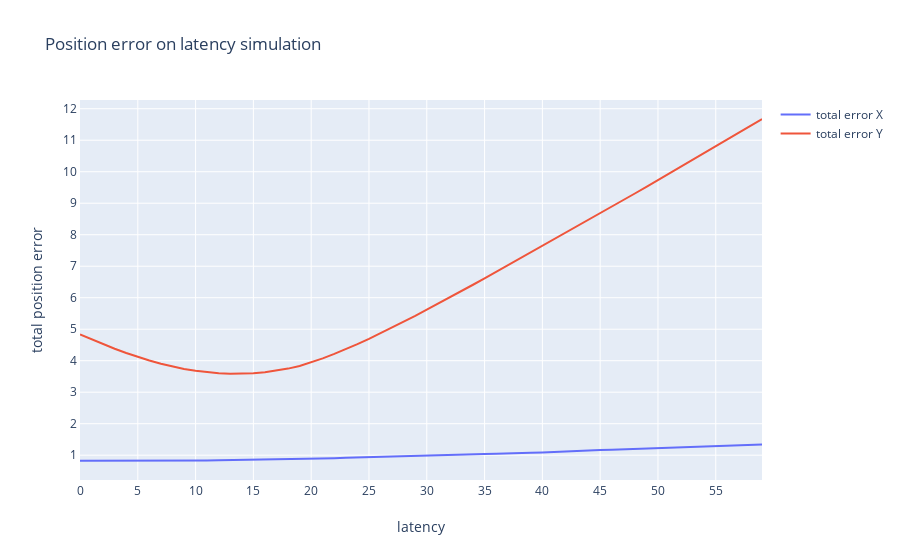
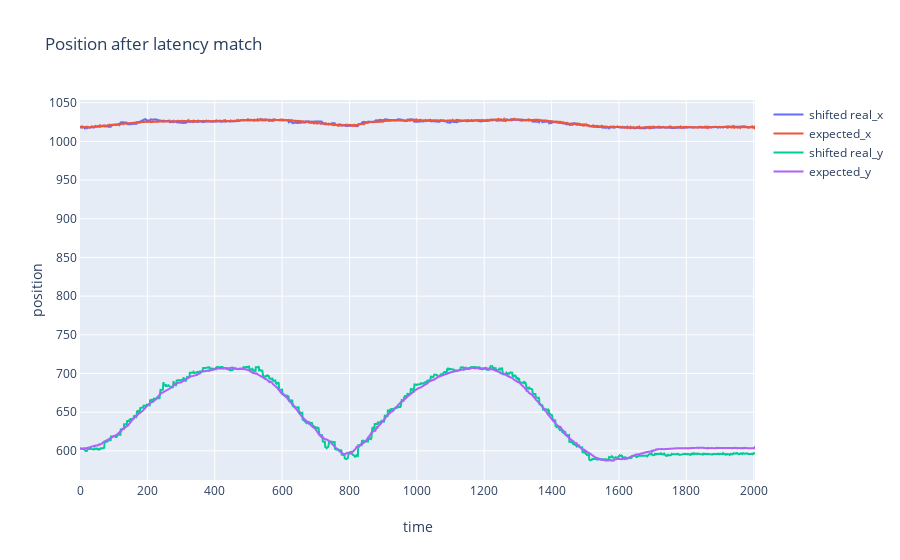
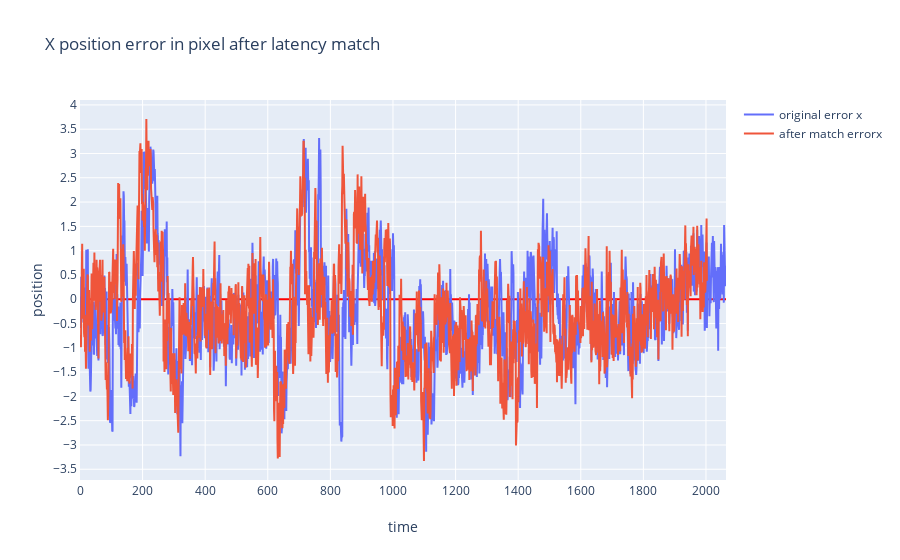
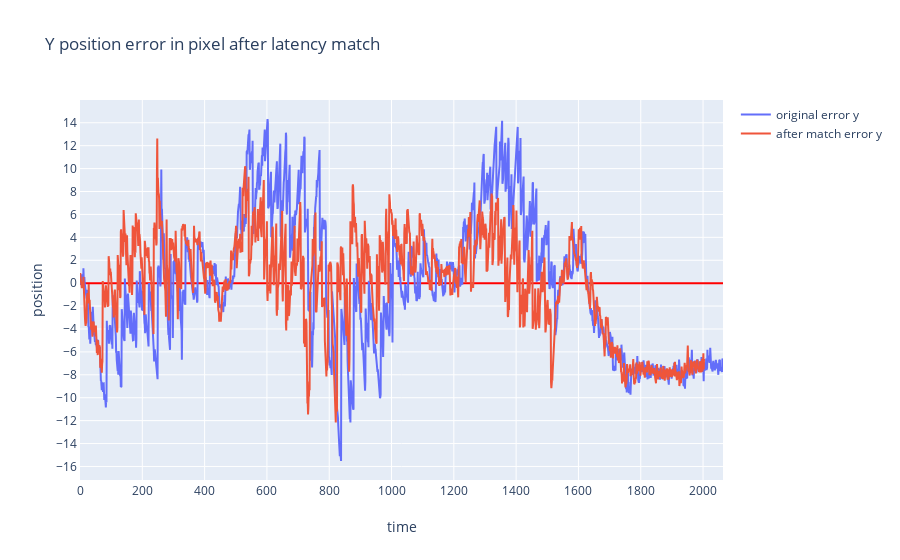

Notebook source saved alongside these figures, in order:
### Code cell
# calculate the latency by shift the element and calculate the var

expected_x = data_log['expected_x']
expected_y = data_log['expected_y']
real_x = data_log['real_x']
real_y = data_log['real_y']

diff_x_sums=[]
diff_y_sums=[]

len_of_list = len(real_x)-max_iteration

expected_x = expected_x[0:len_of_list]
expected_y = expected_y[0:len_of_list]

p=[]
for it in range(max_iteration):
    shifted_realx = real_x.shift(-it)
    shifted_realy = real_y.shift(-it)
    shifted_realx = shifted_realx[0:len_of_list]
    shifted_realy = shifted_realy[0:len_of_list]
    diffx = np.subtract(shifted_realx,expected_x)
    diffy = np.subtract(shifted_realy,expected_y)
    diff_sum_x = np.average( np.abs(diffx))
    diff_sum_y = np.average( np.abs(diffy))
    diff_x_sums.append(diff_sum_x)
    diff_y_sums.append(diff_sum_y)

index = np.arange(0,len(diff_x_sums))
p.append(go.Scatter(
    y = diff_x_sums,
    x = index,
    name = 'total error X'
))
p.append(go.Scatter(
    y = diff_y_sums,
    x = index,
    name = 'total error Y'
))
layout.xaxis['title'] = 'latency'
layout.yaxis['title'] = 'total position error'
layout.title= 'Position error on latency simulation'
fig=go.Figure(
    data=p,
    layout=layout
)
iplot(fig)
io.write_html(fig, file=prefix+filename.replace('.csv','_')+layout.title.text.replace(' ','_')+'.html')

    
    
    
    
# draw the diagramm after best match    
best_match_latency_x = np.argmin(diff_x_sums)
best_match_latency_y = np.argmin(diff_y_sums)
# best_match_latency = min(best_match_latency_x,best_match_latency_y)
range_of_diffx =abs( max(data_log['real_x'])-min(data_log['real_x']))
range_of_diffy =abs( max(data_log['real_y'])-min(data_log['real_y']))
if (range_of_diffx > range_of_diffy) :
    best_match_latency = best_match_latency_x
else:
    best_match_latency = best_match_latency_y
# temp selection for debug    
#best_match_latency = best_match_latency_x


print("best_match_latency_x = %f" %(best_match_latency_x) )
print("best_match_latency_y = %f" %(best_match_latency_y) )
print("chose best match latency = %f" %(best_match_latency) )

shifted_realx = real_x.shift(-best_match_latency)
shifted_realx = shifted_realx[0:len_of_list]

shifted_realy = real_y.shift(-best_match_latency)
shifted_realy = shifted_realy[0:len_of_list]

p=[]
trace=go.Scatter(
        y= shifted_realx,
        x= np.arange(0,len(shifted_realx)),
        name='shifted real_x'
    
    )
p.append(trace)

trace=go.Scatter(
        y= expected_x,
        x= np.arange(0,len(expected_x)),
        name='expected_x'
    )
p.append(trace)

trace=go.Scatter(
        y= shifted_realy,
        x= np.arange(0,len(shifted_realy)),
        name='shifted real_y'
    
    )
p.append(trace)

trace=go.Scatter(
        y= expected_y,
        x= np.arange(0,len(expected_y)),
        name='expected_y'
    )
p.append(trace)

layout.xaxis['title'] = 'time'
layout.yaxis['title'] = 'position'
layout.title= 'Position after latency match'
fig=go.Figure(
    data=p,
    layout=layout
)
iplot(fig)
io.write_html(fig, file=prefix+filename.replace('.csv','_')+layout.title.text.replace(' ','_')+'.html')






# show the visual & real position error  in pixel
data_diff_x_shifted = np.subtract(shifted_realx,expected_x)
data_diff_x = np.subtract(data_log['real_x'],data_log['expected_x'])


p=[]
index = np.arange(0,len(data_diff_x_shifted)-1)
p.append(go.Scatter(
    y= data_diff_x,
    x= np.arange(0,len(data_diff_x)),
    name='original error x'
    
))
p.append(go.Scatter(
    y= data_diff_x_shifted,
    x= np.arange(0,len(data_diff_x_shifted)-1),
    name='after match errorx'
    
))



layout.title= 'X position error in pixel after latency match'
fig=go.Figure(
    data=p,
    layout=layout
)
iplot(fig)
io.write_html(fig, file=prefix+filename.replace('.csv','_')+layout.title.text.replace(' ','_')+'.html')

data_diff_y_shifted = np.subtract(shifted_realy,expected_y)
data_diff_y = np.subtract(data_log['real_y'],data_log['expected_y'])

p=[]
index = np.arange(0,len(data_diff_y_shifted)-1)
p.append(go.Scatter(
    y= data_diff_y,
    x= np.arange(0,len(data_diff_y)),
    name='original error y'
    
))
p.append(go.Scatter(
    y= data_diff_y_shifted,
    x= np.arange(0,len(data_diff_y_shifted)-1),
    name='after match error y'
    
))



layout.title= 'Y position error in pixel after latency match'
fig=go.Figure(
    data=p,
    layout=layout
)
iplot(fig)
io.write_html(fig, file=prefix+filename.replace('.csv','_')+layout.title.text.replace(' ','_')+'.html')

### Figure 1 — Plotly figure (JSON) as saved in the notebook; plotly's stock layout.template omitted (floating-point values rounded to 4 significant figures)
{"data": [{"name": "total error X", "type": "scatter", "x": [0, 1, 2, 3, 4, 5, 6, 7, 8, 9, 10, 11, 12, 13, 14, 15, 16, 17, 18, 19, 20, 21, 22, 23, 24, 25, 26, 27, 28, 29, 30, 31, 32, 33, 34, 35, 36, 37, 38, 39, 40, 41, 42, 43, 44, 45, 46, 47, 48, 49, 50, 51, 52, 53, 54, 55, 56, 57, 58, 59], "y": [0.8212, 0.8208, 0.8174, 0.8164, 0.8157, 0.8203, 0.8216, 0.8244, 0.8281, 0.8291, 0.8342, 0.8345, 0.8433, 0.8479, 0.8512, 0.8581, 0.8691, 0.8734, 0.8718, 0.8793, 0.8844, 0.8983, 0.9059, 0.9172, 0.9257, 0.9382, 0.9436, 0.9495, 0.9644, 0.9747, 0.9838, 0.9936, 1.002, 1.014, 1.025, 1.036, 1.05, 1.053, 1.064, 1.075, 1.087, 1.106, 1.121, 1.135, 1.145, 1.162, 1.176, 1.187, 1.195, 1.21, 1.223, 1.232, 1.248, 1.262, 1.277, 1.284, 1.298, 1.313, 1.323, 1.337]}, {"name": "total error Y", "type": "scatter", "x": [0, 1, 2, 3, 4, 5, 6, 7, 8, 9, 10, 11, 12, 13, 14, 15, 16, 17, 18, 19, 20, 21, 22, 23, 24, 25, 26, 27, 28, 29, 30, 31, 32, 33, 34, 35, 36, 37, 38, 39, 40, 41, 42, 43, 44, 45, 46, 47, 48, 49, 50, 51, 52, 53, 54, 55, 56, 57, 58, 59], "y": [4.831, 4.672, 4.526, 4.379, 4.246, 4.122, 4.007, 3.903, 3.813, 3.736, 3.678, 3.634, 3.604, 3.589, 3.591, 3.6, 3.635, 3.686, 3.749, 3.833, 3.945, 4.074, 4.216, 4.366, 4.525, 4.695, 4.873, 5.053, 5.237, 5.425, 5.619, 5.812, 6.01, 6.21, 6.411, 6.616, 6.821, 7.026, 7.233, 7.441, 7.647, 7.852, 8.058, 8.266, 8.473, 8.683, 8.891, 9.1, 9.309, 9.52, 9.732, 9.947, 10.16, 10.38, 10.59, 10.81, 11.02, 11.24, 11.46, 11.67]}], "layout": {"title": {"text": "Position error on latency simulation"}, "xaxis": {"nticks": 20, "showgrid": true, "showline": true, "title": {"text": "latency"}, "zeroline": true, "zerolinecolor": "#FF0000"}, "yaxis": {"nticks": 20, "showgrid": true, "showline": true, "title": {"text": "total position error"}, "zeroline": true, "zerolinecolor": "#FF0000"}}}

### Figure 2 — Plotly figure (JSON) as saved in the notebook; plotly's stock layout.template omitted (floating-point values rounded to 4 significant figures; data arrays with more than 128 entries replaced by an {"elided": "..."} marker saying what was removed)
{"data": [{"name": "shifted real_x", "type": "scatter", "x": {"elided": "2005 int values"}, "y": {"elided": "2005 float values"}}, {"name": "expected_x", "type": "scatter", "x": {"elided": "2005 int values"}, "y": {"elided": "2005 float values"}}, {"name": "shifted real_y", "type": "scatter", "x": {"elided": "2005 int values"}, "y": {"elided": "2005 float values"}}, {"name": "expected_y", "type": "scatter", "x": {"elided": "2005 int values"}, "y": {"elided": "2005 float values"}}], "layout": {"title": {"text": "Position after latency match"}, "xaxis": {"nticks": 20, "showgrid": true, "showline": true, "title": {"text": "time"}, "zeroline": true, "zerolinecolor": "#FF0000"}, "yaxis": {"nticks": 20, "showgrid": true, "showline": true, "title": {"text": "position"}, "zeroline": true, "zerolinecolor": "#FF0000"}}}

### Figure 3 — Plotly figure (JSON) as saved in the notebook; plotly's stock layout.template omitted (floating-point values rounded to 4 significant figures; data arrays with more than 128 entries replaced by an {"elided": "..."} marker saying what was removed)
{"data": [{"name": "original error x", "type": "scatter", "x": {"elided": "2065 int values"}, "y": {"elided": "2065 float values"}}, {"name": "after match errorx", "type": "scatter", "x": {"elided": "2004 int values"}, "y": {"elided": "2005 float values"}}], "layout": {"title": {"text": "X position error in pixel after latency match"}, "xaxis": {"nticks": 20, "showgrid": true, "showline": true, "title": {"text": "time"}, "zeroline": true, "zerolinecolor": "#FF0000"}, "yaxis": {"nticks": 20, "showgrid": true, "showline": true, "title": {"text": "position"}, "zeroline": true, "zerolinecolor": "#FF0000"}}}

### Figure 4 — Plotly figure (JSON) as saved in the notebook; plotly's stock layout.template omitted (floating-point values rounded to 4 significant figures; data arrays with more than 128 entries replaced by an {"elided": "..."} marker saying what was removed)
{"data": [{"name": "original error y", "type": "scatter", "x": {"elided": "2065 int values"}, "y": {"elided": "2065 float values"}}, {"name": "after match error y", "type": "scatter", "x": {"elided": "2004 int values"}, "y": {"elided": "2005 float values"}}], "layout": {"title": {"text": "Y position error in pixel after latency match"}, "xaxis": {"nticks": 20, "showgrid": true, "showline": true, "title": {"text": "time"}, "zeroline": true, "zerolinecolor": "#FF0000"}, "yaxis": {"nticks": 20, "showgrid": true, "showline": true, "title": {"text": "position"}, "zeroline": true, "zerolinecolor": "#FF0000"}}}
